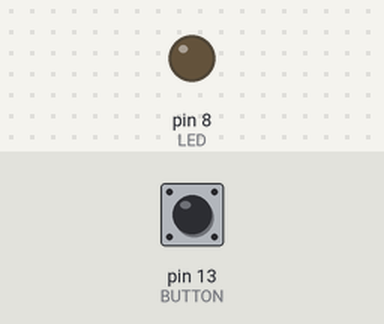
The sketch below on a simulated Arduino Uno, built with avr-gcc and run on an emulated ATmega328P. On the bench: output pins drawn as LEDs (lit = HIGH). The test bench sets the inputs (shaded band); at power-on: pin 13 (BUTTON) LOW.

Above: at 1.2 s.
1.3 s: pin 13 (BUTTON) pulled HIGH for 0.15 s
At 1.37 s:
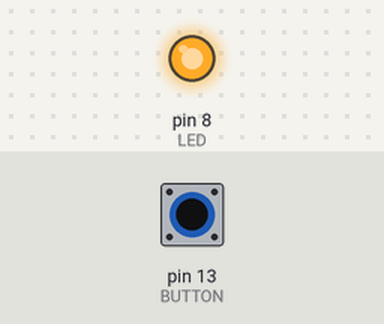
2.9 s: pin 13 (BUTTON) pulled HIGH for 3.2 s
At 7.1 s:
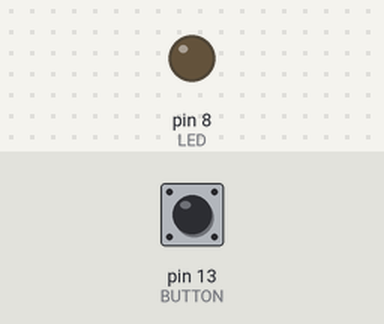
Timing chart, 0 to 8.6 s (numbered marks = the images above; inputs shaded):
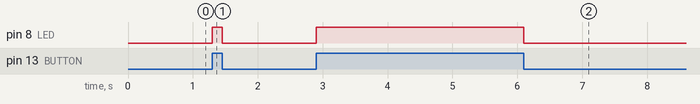

The sketch:

E02_Pressed_BUTTON.ino
```cpp
// Example 02: Turn on LED while the button is pressed

const int LED = 8;
const int BUTTON = 13;

int val = 0;

void setup()
{
  pinMode(LED, OUTPUT);
  pinMode(BUTTON, INPUT);
}

void loop()
{
  val = digitalRead(BUTTON);

  if (val == HIGH) {
    digitalWrite(LED, HIGH);
  } else {
    digitalWrite(LED, LOW);
  }
}
```

Measured:
- after the input at 1.3 s, pin 8 (LED): LOW → HIGH at once, → LOW 0.15 s later
- after the input at 2.9 s, pin 8 (LED): LOW → HIGH at once, → LOW 3.2 s later
